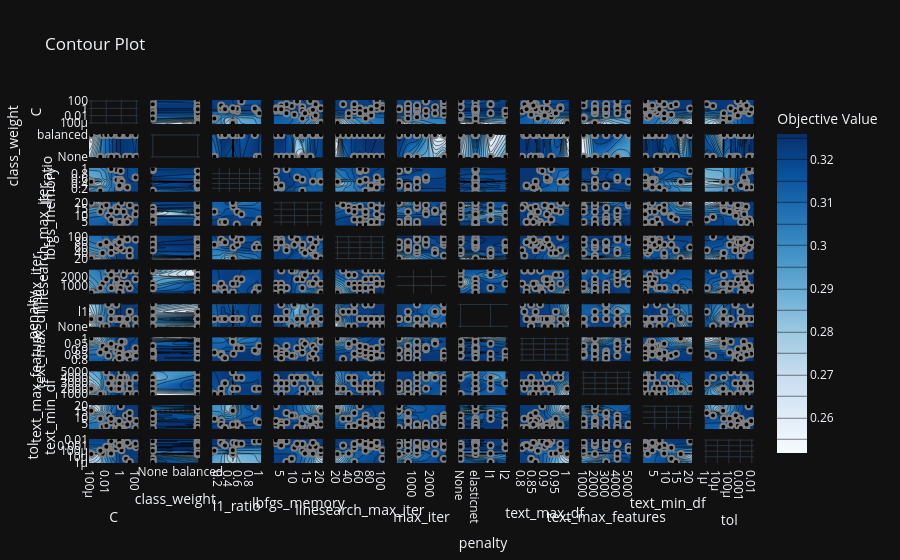

Notebook code cell kept with this figure:
### Code cell
fig = vis.plot_contour(text_study)

fig.show()
